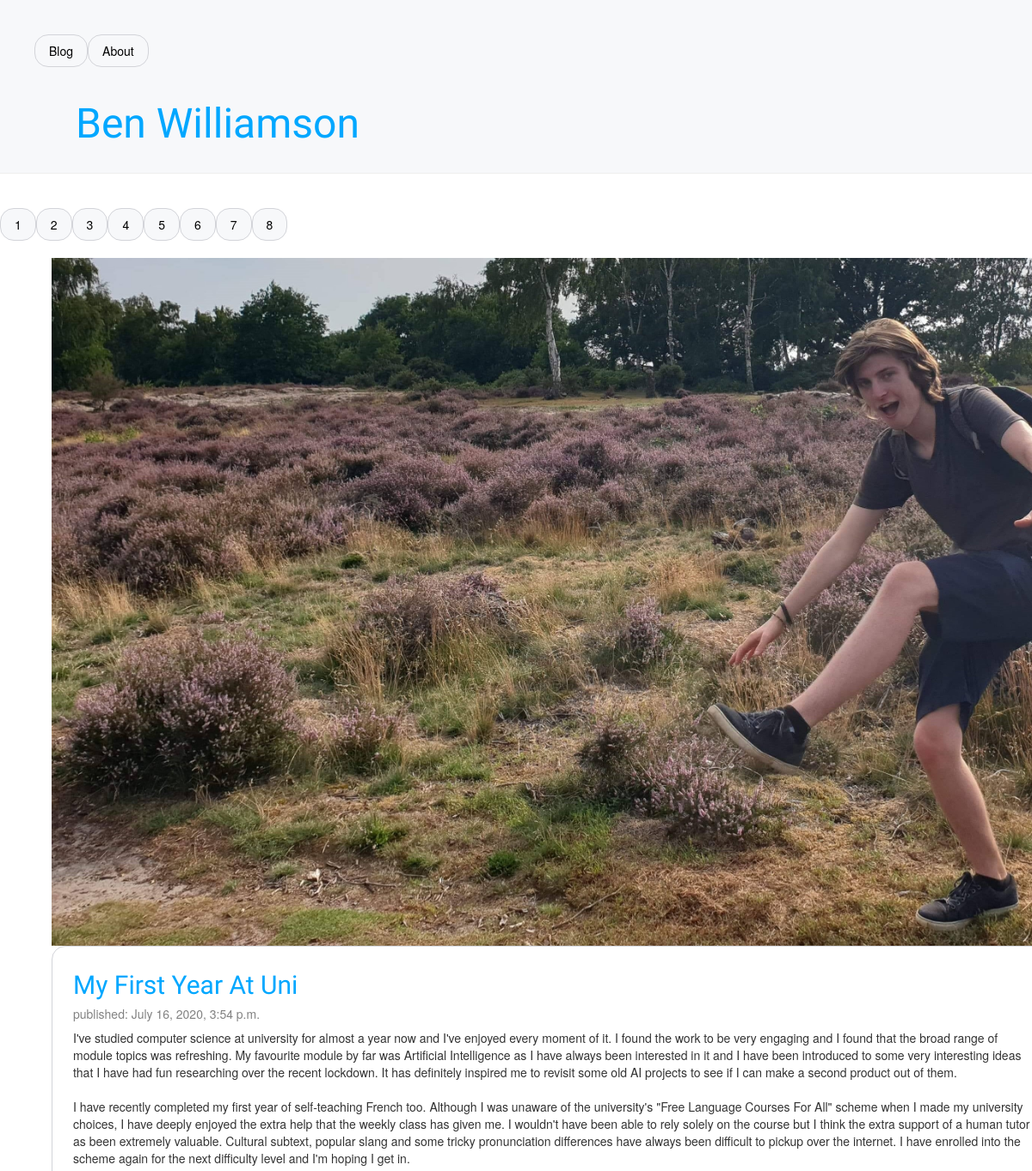
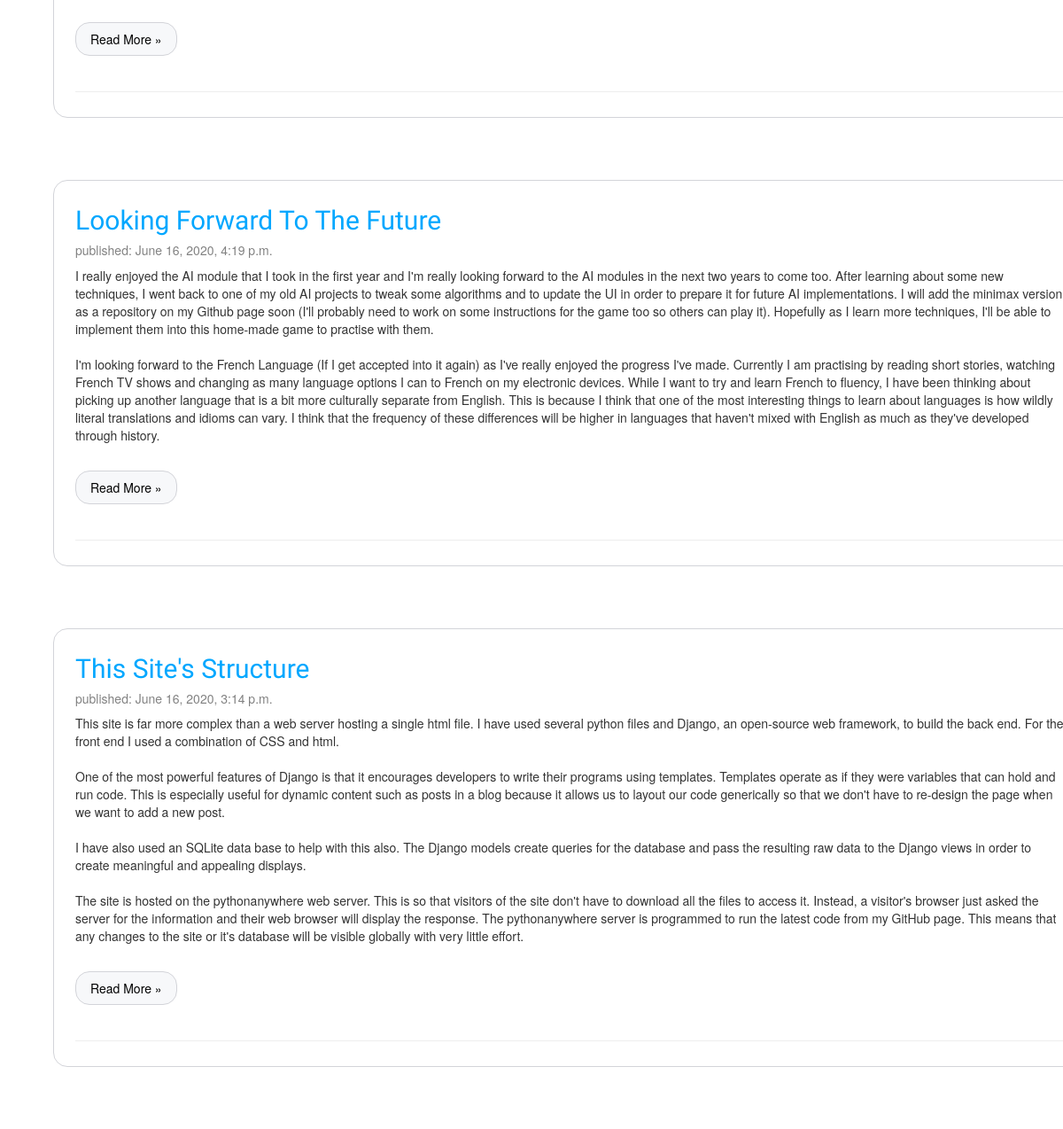
The page / on the database its author committed (2 pictures, top to bottom).
### blog/models.py (models this page shows, shortened)
class Post(models.Model):
    author = models.ForeignKey(settings.AUTH_USER_MODEL, on_delete=models.CASCADE)
    title = models.CharField(max_length=200)
    text = models.TextField()
    created_date = models.DateTimeField(default=timezone.now)
    published_date = models.DateTimeField(blank=True, null=True)

### blog/views.py (the view)
# urls.py: path('', views.post_list, name='post_list'),
def post_list(request):
    posts = Post.objects.filter(published_date__lte=timezone.now()).order_by('published_date')
    return render(request, 'blog/post_list.html', {'posts': posts})

### blog/templates/blog/post_list.html
{% extends 'blog/base.html' %}
{% block content %}
    <div class="bgimg-1"></div>
    {% for post in posts reversed %}
    <div class="post">
        <div class="shadowB">
            <div class="w3-card-4 w3-margin w3-white">
                <div class="w3-container">
                    <b><h2><a href="{% url 'post_detail' pk=post.pk %}">{{ post.title }}</a></h2></b>
                    <div class="date">
                        <h5><span class="w3-opacity"><p>published: {{ post.published_date }}</p></span></h5>
                    </div>
                </div>
                <div class="w3-container">
                    <p>{{ post.text|linebreaksbr }}</p>
                    <div class="pagination">
                        <p><a href="{% url 'post_detail' pk=post.pk %}">Read More »</a></p>
                    </div>
                </div>
            </div>
            <hr>
        </div>
    </div>
    {% endfor %}
{% endblock %}

### blog/static/css/blog.css (style rules this page uses)
h1 a, h2 a { color: whitesmoke; font-family: 'Recursive', sans-serif;; }
body, html, main { height: 100%; }
h1, h2, h3, h4 { font-family: 'Recursive', sans-serif; color: #00a7ff; }
.date { color: #828282; }
.post { margin-bottom: 70px; }
.post h2 a, .post h2 a:visited { color: #00a7ff; }
.pagination { display: inline-block; }
.pagination a { color: black; background-color: #f7f8fa; border: 0.75px solid #d3d4d9; border-radius:16px; float: left; padding: 8px 16px; text-decoration: none; transition: background-color .3s; }
.shadowB { border: 0.75px solid #d3d4d9; border-radius:16px; padding: 8px 24px; }
.bgimg-1, .bgimg-2, .bgimg-3 { background-attachment: fixed; background-position: center; background-repeat: no-repeat; background-size: cover; }
.bgimg-1 { background-image: url("/static/images/WoodsDance.jpeg"); height: 100vh; padding-bottom: 10px; }
@media only screen and (max-device-width: 1600px) { .bgimg-1, .bgimg-2, .bgimg-3 { background-attachment: scroll; min-height: 400px; } }

### rows shown on the page
Post: title "My First Year At Uni", published_date "July 16, 2020, 3:54 p.m.", text "I've studied computer science at university for almost a year now and I've enjoyed every moment of it. I found the work to be very engaging and I found that the broad range of module topics was refreshing. My favourite module by far was Artificial Intelligence as I have always been interested in it and I have been introduced to some very interesting ideas that I have had fun researching over the recent lockdown. It has definitely inspired me to revisit some old AI projects to see if I can make a second product out of them. I have recently completed my first year of self-teaching French too. Although I was unaware of the university's \"Free Language Courses For All\" scheme when I made my…"
Post: title "Looking Forward To The Future", published_date "June 16, 2020, 4:19 p.m.", text "I really enjoyed the AI module that I took in the first year and I'm really looking forward to the AI modules in the next two years to come too. After learning about some new techniques, I went back to one of my old AI projects to tweak some algorithms and to update the UI in order to prepare it for future AI implementations. I will add the minimax version as a repository on my Github page soon (I'll probably need to work on some instructions for the game too so others can play it). Hopefully as I learn more techniques, I'll be able to implement them into this home-made game to practise with them. I'm looking forward to the French Language (If I get accepted into it again) as I've really…"
Post: title "This Site's Structure", published_date "June 16, 2020, 3:14 p.m.", text "This site is far more complex than a web server hosting a single html file. I have used several python files and Django, an open-source web framework, to build the back end. For the front end I used a combination of CSS and html. One of the most powerful features of Django is that it encourages developers to write their programs using templates. Templates operate as if they were variables that can hold and run code. This is especially useful for dynamic content such as posts in a blog because it allows us to layout our code generically so that we don't have to re-design the page when we want to add a new post. I have also used an SQLite data base to help with this also. The Django models…"
